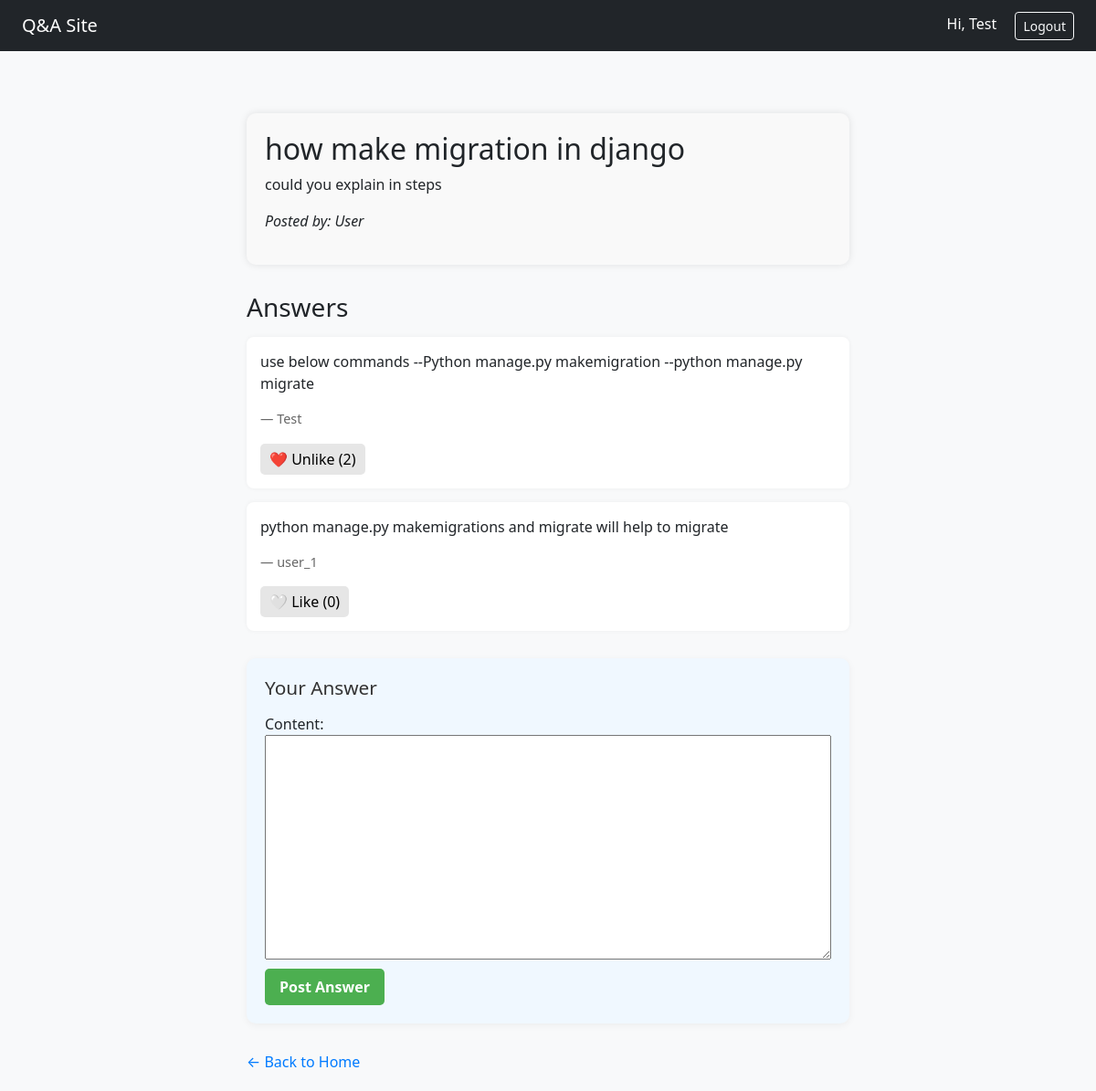
Page /question/2/ (signed in) on the committed database.
### app/models.py (models this page shows, shortened)
class Question(models.Model):
    id = models.AutoField(primary_key=True)
    user = models.ForeignKey(User, on_delete=models.CASCADE)
    title = models.CharField(max_length=255)
    content = models.TextField(blank=True, null=True)
    created_at = models.DateTimeField(auto_now_add=True)

class Answer(models.Model):
    id = models.AutoField(primary_key=True)
    user = models.ForeignKey(User, on_delete=models.CASCADE)
    question = models.ForeignKey(Question, on_delete=models.CASCADE, related_name='answers')
    content = models.TextField()
    likes = models.ManyToManyField(User, related_name='liked_answers', blank=True)
    created_at = models.DateTimeField(auto_now_add=True)

### app/views.py (the view)
# urls.py: path('question/<int:pk>/', views.question_detail, name='question_detail'),
def question_detail(request, pk):
    question = get_object_or_404(Question, pk=pk)
    answers = question.answers.all()
    if request.method == 'POST':
        if not request.user.is_authenticated:
            return redirect('login')
        form = AnswerForm(request.POST)
        if form.is_valid():
            answer = form.save(commit=False)
            answer.user = request.user
            answer.question = question
            answer.save()
            return HttpResponseRedirect(request.path_info)
    else:
        form = AnswerForm()
    return render(request, 'app/question_detail.html', {
        'question': question,
        'answers': answers,
        'form': form
    })

### app/forms.py
class AnswerForm(forms.ModelForm):
    class Meta:
        model = Answer
        fields = ['content']

### app/templates/app/question_detail.html (shortened to what this page needs)
{% extends "app/base.html" %}
{% block content %}
<div class="container" style="max-width: 700px; margin: auto; padding: 20px;">
    <div class="question-box" style="background: #f9f9f9; padding: 20px; border-radius: 10px; box-shadow: 0px 0px 8px rgba(0,0,0,0.1);">
        <h2>{{ question.title }}</h2>
        <p>{{ question.content }}</p>
        <p style="font-style: italic;">Posted by: {{ question.user.username }}</p>
    </div>
    <div class="answers" style="margin-top: 30px;">
        <h3>Answers</h3>
        <ul style="list-style-type: none; padding-left: 0;">
            {% for ans in answers %}
                <li style="background: #fff; margin-top: 15px; padding: 15px; border-radius: 8px; box-shadow: 0px 0px 5px rgba(0,0,0,0.05);">
                    <p>{{ ans.content }}</p>
                    <p style="font-size: 0.9em; color: #666;">— {{ ans.user.username }}</p>
                    <form method="post" action="{% url 'like_answer' ans.id %}">
                        <button type="submit" style="padding: 5px 10px; background: #e6e6e6; border: none; border-radius: 5px; cursor: pointer;">
                            {% if user in ans.likes.all %}
                                ❤️ Unlike ({{ ans.likes.count }})
                            {% else %}
                                🤍 Like ({{ ans.likes.count }})
                            {% endif %}
                        </button>
                    </form>
                </li>
            {% empty %}
                <li>No answers yet.</li>
            {% endfor %}
        </ul>
    </div>
    {% if user.is_authenticated %}
    <div class="answer-form" style="margin-top: 30px; background: #f0f8ff; padding: 20px; border-radius: 10px; box-shadow: 0px 2px 8px rgba(0,0,0,0.05);">
        <h3 style="margin-bottom: 15px; font-size: 1.3em; color: #333;">Your Answer</h3>
        <form method="post" style="display: flex; flex-direction: column; gap: 10px;">
            <div style="display: flex; flex-direction: column;">
                {{ form.content.label_tag }}
                {{ form.content }}
            </div>
            <button type="submit" style="align-self: flex-start; padding: 8px 16px; background: #4CAF50; color: #fff; border: none; border-radius: 5px; font-weight: bold;">
                Post Answer
            </button>
        </form>
    </div>
{% else %}
    <p><a href="{% url 'login' %}">Login to answer</a></p>
{% endif %}
    <div style="margin-top: 30px;">
        <a href="{% url 'home' %}" style="text-decoration: none; color: #007bff;">← Back to Home</a>
    </div>
</div>
{% endblock %}

### app/templates/app/base.html (shortened to what this page needs)
<!DOCTYPE html>
<html lang="en">
<head>
    <link href="https://cdn.jsdelivr.net/npm/bootstrap@5.3.2/dist/css/bootstrap.min.css" rel="stylesheet">
</head>
<body class="bg-light">
    <nav class="navbar navbar-expand-lg navbar-dark bg-dark px-4">
        <a class="navbar-brand" href="{% url 'home' %}">Q&A Site</a>
        <div class="ms-auto">
            {% if user.is_authenticated %}
                <span class="text-white me-3">Hi, {{ user.username }}</span>
                <a href="{% url 'logout' %}" class="btn btn-outline-light btn-sm">Logout</a>
            {% else %}
                <a href="{% url 'login' %}" class="btn btn-outline-light btn-sm me-2">Login</a>
                <a href="{% url 'register' %}" class="btn btn-light btn-sm">Register</a>
            {% endif %}
        </div>
    </nav>
    <div class="container mt-5">
        {% block content %}{% endblock %}
    </div>
</body>
</html>

### rows in the picture
Question: title "how make migration in django", content "could you explain in steps", user.username "User"
Answer: content "use below commands --Python manage.py makemigration --python manage.py migrate", user.username "Test", likes.count "2"
Answer: content "python manage.py makemigrations and migrate will help to migrate", user.username "user_1", likes.count "0"

### other values in the picture
{{ user.username }} "Test"
